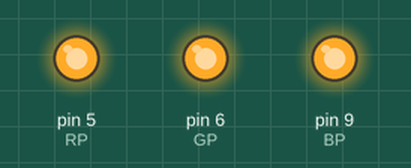
This sketch was run on a simulated Arduino Uno, built with avr-gcc and run on an emulated ATmega328P. Shown: output pins drawn as LEDs (lit = HIGH).

Above: at 0.2 s.
At 1.7 s:
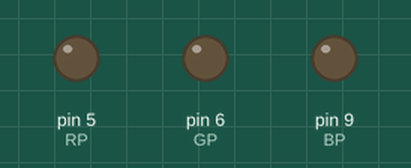
Timing chart, 0 to 3.0 s (numbered marks = the images above):
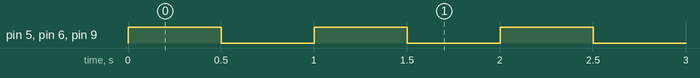

Measured:
- by itself, pin 5 (RP), pin 6 (GP), pin 9 (BP): alternates HIGH for 0.50 s and LOW for 0.50 s

The sketch:

RGB_practice_test.ino
```cpp
int RP=5;
int GP=6;
int BP=9;

void setup()                      // run once, when the sketch starts
{
  pinMode(RP, OUTPUT);        // sets the digital pin as output
  pinMode(GP, OUTPUT);  // sets the digital pin as output
  pinMode(BP, OUTPUT);
}
void loop()                       // run over and over again
{
  digitalWrite(RP, HIGH);     // sets the Red LED on
  digitalWrite(GP, HIGH);  // sets the Green LED on
  digitalWrite(BP, HIGH);
  delay(500);                     // waits for half a second
  digitalWrite(RP, LOW);      // sets the Red LED off
  digitalWrite(GP, LOW);  // sets the Green LED off
  digitalWrite(BP, LOW);
  delay(500);                     // waits for half a second
}
```
